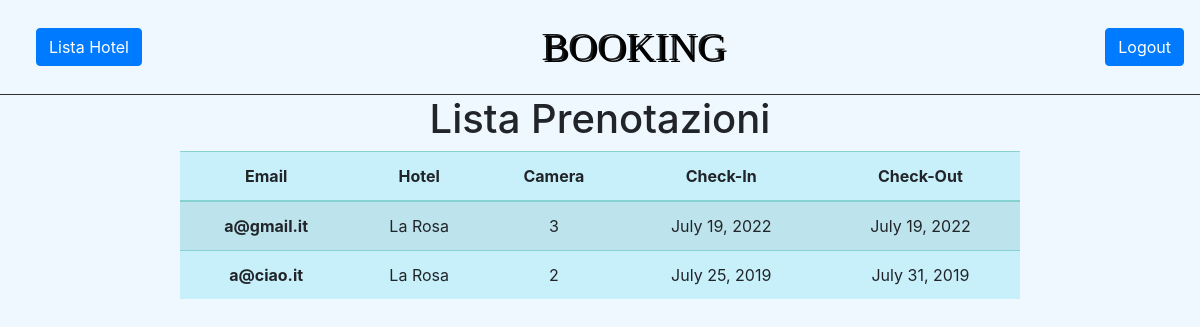
The page /homeAlbergatore/ (signed in) on the database its author committed.
### ProgettoISW/models.py (models this page shows)
class Prenotazione(models.Model):
    email = models.EmailField()
    camera = models.ForeignKey(Camera, on_delete=models.CASCADE)
    checkIn = models.DateField()
    checkOut = models.DateField()

class Camera(models.Model):
    hotel = models.ForeignKey(Hotel, on_delete=models.CASCADE)
    numero = models.IntegerField()
    nLetti = models.IntegerField()
    prezzo = models.FloatField()
    servizi = models.TextField()

class Hotel(models.Model):
    albergatore = models.ForeignKey(Albergatore, on_delete=models.CASCADE)
    nome = models.CharField(max_length=100)
    descrizione = models.TextField()
    citta = models.CharField(max_length=100)
    indirizzo = models.CharField(max_length=100)

### ProgettoISW/views.py (the view)
# urls.py: path('homeAlbergatore/', views.homeAlbergatore),
def homeAlbergatore(request):
    if 'nomeAlbergatore' in request.session:
        for a in Albergatore.objects.all():
            if a.username == request.session['nomeAlbergatore']:
                albergatore = a
                elencoPrenotazioni = []
                for p in Prenotazione.objects.all():
                    if p.camera.hotel.albergatore.username == albergatore.username:
                        elencoPrenotazioni.append(p)
                return render(request, "homeAlbergatore.html", {'prenotazioni': elencoPrenotazioni})
        return redirect('/home/')
    else:
        return redirect('/home/')

### templates/homeAlbergatore.html (shortened to what this page needs)
{% extends "base.html" %}
{% block tasto-sinistro %}
<form action="/listaHotel/">
    <input id="lista-hotel" class="btn btn-primary" type="submit" value="Lista Hotel" />
</form>
{% endblock %}
{% block content %}
    <main>
        <div class="wrapper">
            <h1 id="maintitle">Lista Prenotazioni</h1>
            <table class="table table-striped table-hover back">
                <thead>
                    <tr>
                        <th scope="col">Email</th>
                        <th scope="col">Hotel</th>
                        <th scope="col">Camera</th>
                        <th scope="col">Check-In</th>
                        <th scope="col">Check-Out</th>
                    </tr>
                </thead>
                <tbody>
                    {% for p in prenotazioni %}
                    <tr>
                        <th scope="row">{{ p.email }}</th>
                        <td>{{ p.camera.hotel.nome }}</td>
                        <td>{{ p.camera.id }}</td>
                        <td>{{ p.checkIn }}</td>
                        <td>{{ p.checkOut }}</td>
                    </tr>
                    {% endfor %}
                </tbody>
            </table>
        </div>
    </main>
{% endblock %}

### static/css/style.css (style rules this page uses)
* { box-sizing: border-box; }
div { text-align: center; }
h1 { text-align: center; }
form { text-align: center; }
#lista-hotel { margin: 20px; }
body { background-color: aliceblue; }
.back, .back > th, .back > td { background-color: #c7f0fa; }
.back th, .back td, .back thead th, .back tbody + tbody { border-color: #86d1d1; }
.wrapper { width: 70%; margin: auto; }

### rows shown on the page
Prenotazione: email "a@gmail.it", camera.hotel.nome "La Rosa", camera.id "3", checkIn "July 19, 2022", checkOut "July 19, 2022"
Prenotazione: email "a@ciao.it", camera.hotel.nome "La Rosa", camera.id "2", checkIn "July 25, 2019", checkOut "July 31, 2019"
